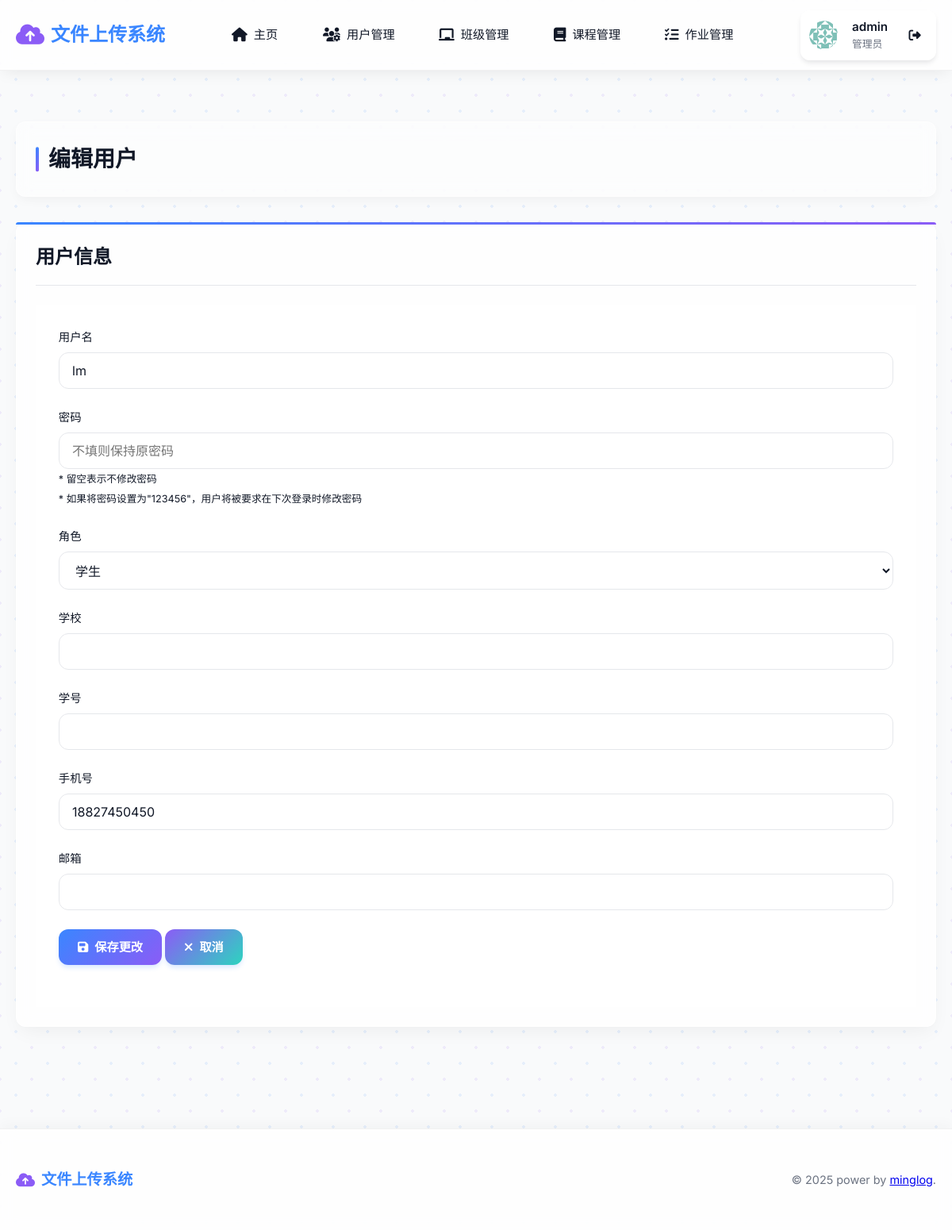
Page /admin/users/2/edit (signed in) on the committed database.
### app/models/models.py (models this page shows)
class User(Base):
    __tablename__ = "users"
    id = Column(Integer, primary_key=True, index=True)
    username = Column(String, unique=True, index=True)
    hashed_password = Column(String)
    role = Column(String)  # admin, teacher, student
    created_at = Column(DateTime, default=datetime.datetime.now)
    avatar = Column(String, nullable=True)  # 用户头像路径
    organization = Column(String, nullable=True)  # 工作/学习单位
    id_number = Column(String, nullable=True)  # 学号/工号
    phone = Column(String, nullable=True)  # 手机号
    email = Column(String, nullable=True)  # 邮箱
    first_login = Column(Integer, default=1)  # 1表示首次登录，需要修改密码，0表示非首次登录
    classes = relationship("Class", secondary=class_student_association, back_populates="students")
    teacher_classes = relationship("Class", back_populates="teacher")
    assignments = relationship("Assignment", back_populates="teacher")
    submissions = relationship("Submission", back_populates="student")

### app/routers/users.py (the view)
@router.get("/users/{user_id}/edit", response_class=HTMLResponse, name="edit_user")
async def edit_user_page(
    user_id: int,
    request: Request,
    current_user: User = Depends(admin_required),
    db: Session = Depends(get_db)
):
    user = db.query(User).filter(User.id == user_id).first()
    if not user:
        raise HTTPException(status_code=404, detail="用户不存在")
    is_admin_account = user.username == "admin"
    return templates.TemplateResponse(
        "user_edit.html",
        {"request": request, "user": current_user, "edit_user": user, "is_admin_account": is_admin_account}
    )

### templates/user_edit.html (shortened to what this page needs)
{% extends "layout.html" %}
{% block content %}
<div class="page-header">
    <h1>编辑用户</h1>
</div>
<div class="card">
    <div class="card-header">
        <h2>用户信息</h2>
    </div>
    <div class="card-body">
        <form action="{{ url_for('update_user', user_id=edit_user.id) }}" method="post" class="needs-validation">
            <div class="form-group">
                <label for="username">用户名</label>
                <input type="text" id="username" name="username" value="{{ edit_user.username }}" {% if is_admin_account %}readonly{% endif %} required>
            </div>
            <div class="form-group">
                <label for="password">密码</label>
                <input type="password" id="password" name="password" placeholder="不填则保持原密码">
                <small class="text-muted">* 留空表示不修改密码</small>
                <br>
                <small class="text-danger">* 如果将密码设置为"123456"，用户将被要求在下次登录时修改密码</small>
            </div>
            <div class="form-group">
                <label for="role">角色</label>
                <select id="role" name="role" {% if is_admin_account %}disabled{% endif %} required>
                    <option value="student" {% if edit_user.role == 'student' %}selected{% endif %}>学生</option>
                </select>
            </div>
            <div class="form-group">
                <label for="organization">
                    {% if edit_user.role == 'student' %}学校{% else %}工作单位{% endif %}
                </label>
                <input type="text" id="organization" name="organization" value="{{ edit_user.organization or '' }}">
            </div>
            <div class="form-group">
                <label for="id_number">
                    {% if edit_user.role == 'student' %}学号{% else %}工号{% endif %}
                </label>
                <input type="text" id="id_number" name="id_number" value="{{ edit_user.id_number or '' }}">
            </div>
            <div class="form-group">
                <label for="phone">手机号</label>
                <input type="tel" id="phone" name="phone" value="{{ edit_user.phone or '' }}">
            </div>
            <div class="form-group">
                <label for="email">邮箱</label>
                <input type="email" id="email" name="email" value="{{ edit_user.email or '' }}">
            </div>
            <div class="form-group">
                <button type="submit" class="btn btn-primary"><i class="fas fa-save"></i> 保存更改</button>
                <a href="{{ url_for('admin_panel') }}" class="btn btn-secondary"><i class="fas fa-times"></i> 取消</a>
            </div>
        </form>
    </div>
</div>
{% endblock %}

### templates/layout.html (shortened to what this page needs)
<!DOCTYPE html>
<html lang="zh-CN">
<head>
    <link rel="stylesheet" href="https://cdnjs.cloudflare.com/ajax/libs/font-awesome/6.4.0/css/all.min.css">
    <link rel="stylesheet" href="{{ url_for('static', path='/css/style.css') }}">
</head>
<body>
    <header>
        <div class="container">
            <div class="navbar">
                <a href="/dashboard" class="logo">
                    <i class="fas fa-cloud-upload-alt"></i>
                    <span>文件上传系统</span>
                </a>
                <nav class="nav-links-container">
                    <ul class="nav-links">
                        <li><a href="{{ url_for('dashboard') }}" class="{{ 'active' if request.url.path == '/dashboard' }}"><i class="fas fa-home"></i> 主页</a></li>
                        {% if user.role == 'admin' %}
                        <li><a href="/admin/users" class="{{ 'active' if request.url.path == '/admin/users' }}"><i class="fas fa-users-cog"></i> 用户管理</a></li>
                        {% endif %}
                        {% if user.role == 'teacher' or user.role == 'admin' %}
                        <li><a href="{{ url_for('classes') }}" class="{{ 'active' if request.url.path == '/classes' }}"><i class="fas fa-chalkboard"></i> 班级管理</a></li>
                        <li><a href="{{ url_for('courses') }}" class="{{ 'active' if request.url.path == '/courses' }}"><i class="fas fa-book"></i> 课程管理</a></li>
                        <li><a href="{{ url_for('assignments') }}" class="{{ 'active' if request.url.path == '/assignments' }}"><i class="fas fa-tasks"></i> 作业管理</a></li>
                        {% endif %}
                    </ul>
                </nav>
                <div class="user-info">
                    <div class="user-avatar dropdown" id="userAvatarDropdown">
                        <img src="{{ url_for('static', path=user.avatar if user.avatar else '/images/avatar.png') }}" alt="用户头像" class="avatar-toggle" id="avatarToggle">
                    </div>
                    <div class="user-details">
                        <span class="user-name">{{ user.username }}</span>
                        <span class="user-role">{{ user.role|replace('admin', '管理员')|replace('teacher', '教师')|replace('student', '学生') }}</span>
                    </div>
                    <a href="{{ url_for('logout') }}" class="logout-btn" title="退出登录"><i class="fas fa-sign-out-alt"></i></a>
                </div>
            </div>
        </div>
    </header>
    <div class="main-content">
        <div class="container">
            <div class="content-wrapper">
                {% block content %}{% endblock %}
            </div>
        </div>
    </div>
    <footer>
        <div class="container">
            <div class="footer-content">
                <div class="footer-logo">
                    <i class="fas fa-cloud-upload-alt"></i>
                    <span>文件上传系统</span>
                </div>
                <p class="copyright">&copy; 2025 power by <a href="https://minglog.cn">minglog</a>.</p>
            </div>
        </div>
    </footer>
</body>
</html>

### rows in the picture
User: username "admin", role "管理员"
User: username "lm", role "学生", phone "18827450450"
